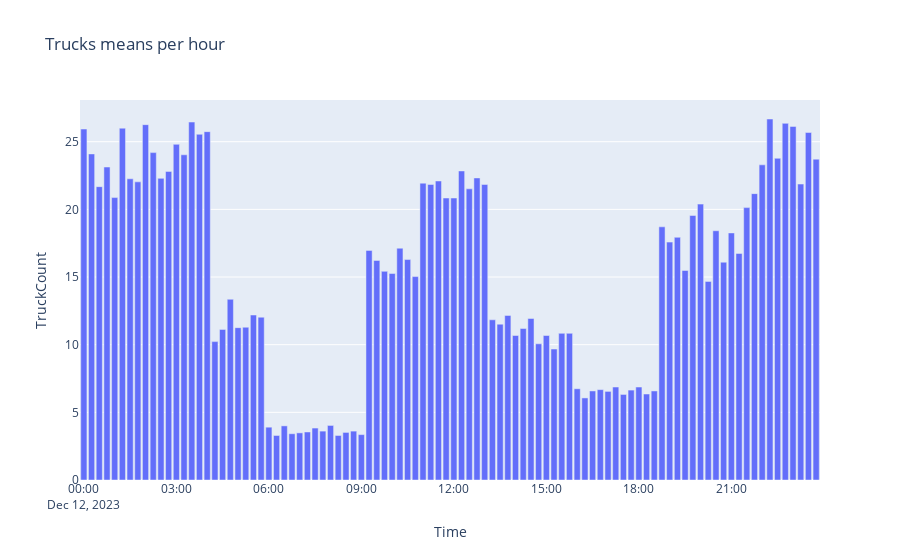

This figure's notebook cell:
### Markdown cell above
##### Trucks ?

### Code cell
trucks_df = df.copy()
trucks_df['Time'] = pd.to_datetime(trucks_df['Time'])
trucks_df = trucks_df.groupby('Time')['TruckCount'].mean().reset_index()

fig = px.bar(trucks_df, x='Time', y='TruckCount', title='Trucks means per hour')
fig.show()
